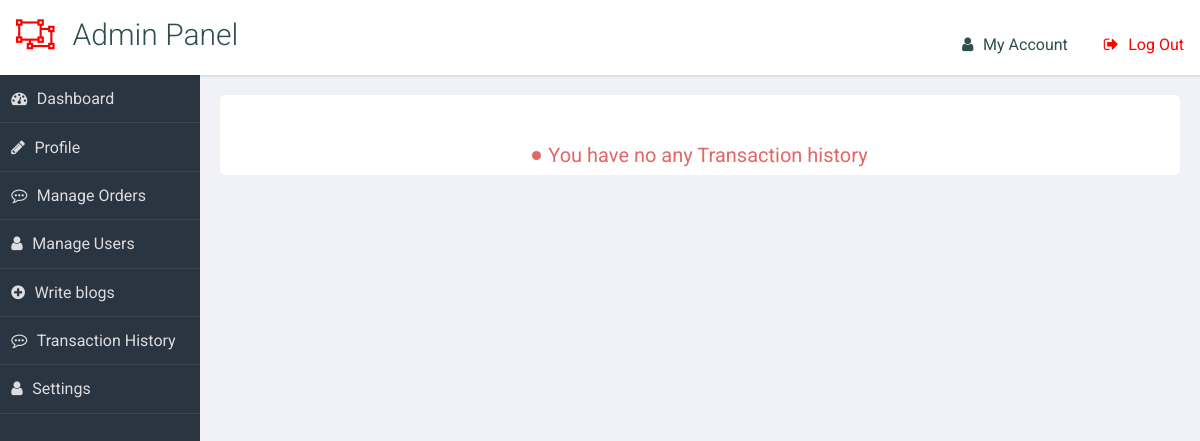
/transaction_history/ (signed in), run on an earlier commit of the app's database.
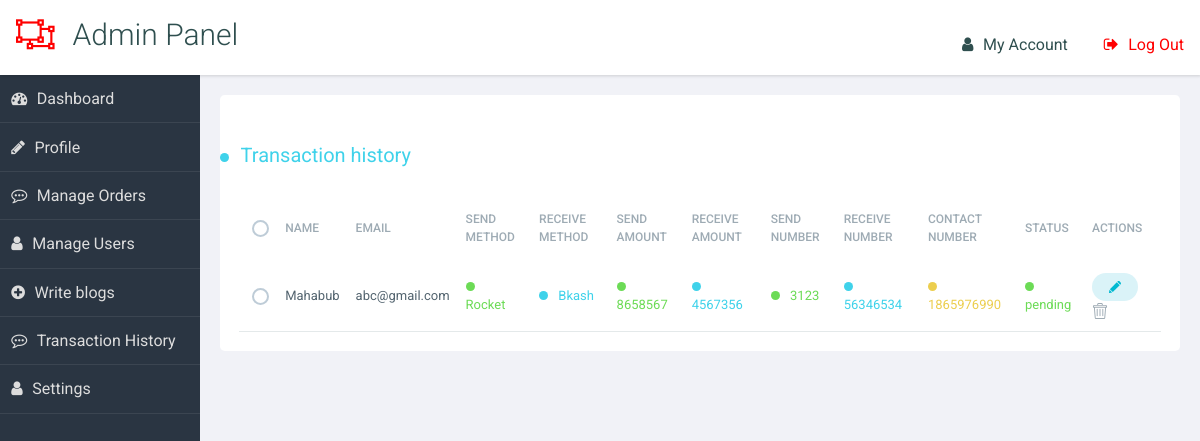
And on a later commit of the database.
### api/models.py (models this page shows)
class Order(models.Model):
    name = models.CharField(max_length=100)
    email = models.EmailField(max_length=200)
    send_method = models.CharField(max_length=100, choices=payment_method)
    receive_method = models.CharField(max_length=100, choices=payment_method)
    send_amount = models.PositiveIntegerField()
    receive_amount = models.PositiveIntegerField()
    send_number = models.BigIntegerField()
    receive_number = models.BigIntegerField()
    contact_number = models.IntegerField()
    def __str__(self) -> str:
        return self.name

### exchange/views.py (the view)
# urls.py: path('transaction_history/', views.Transaction_History,
def Transaction_History(request):
    email = request.user.email
    orders = Order.objects.filter(email=email)
    print(orders)
    return render(request, 'exchange/transactionhistory.html', {'orders': orders})

### exchange/templates/exchange/transactionhistory.html (shortened to what this page needs)
{% extends 'exchange/base.html' %} {% load static %} {% block css %}
<link rel="stylesheet" href="{%static 'css/dashboard.css'%}" />
<link rel="stylesheet" href="{% static 'css/manage.css' %}" />
{% endblock css %}
{% block content %} {% include 'exchange/dashboardnav.html'%}
<main role="main">
  <section class="panel important flex justify-between">
    {% if orders %}
    <div class="container">
      <div class="row row--top-40">
        <div class="col-md-12">
          <h2 class="row__title text-4xl" data-column="Progress">
          <p class=" status--blue status">
            Transaction history
          </p></h2>
        </div>
      </div>
      <div class="row row--top-20">
        <div class="col-md-12">
          <div class="table-container">
            <table class="table">
              <thead class="table__thead">
                <tr>
                  <th class="table__th">
                    <input
                      id="selectAll"
                      type="checkbox"
                      class="table__select-row"
                    />
                  </th>
                  <th class="table__th">Name</th>
                  <th class="table__th">Email</th>
                  <th class="table__th">Send method</th>
                  <th class="table__th">Receive method</th>
                  <th class="table__th">Send amount</th>
                  <th class="table__th">Receive amount</th>
                  <th class="table__th">Send number</th>
                  <th class="table__th">Receive number</th>
                  <th class="table__th">Contact number</th>
                  <th class="table__th">Status</th>
                  <th class="table__th">Actions</th>
                </tr>
              </thead>
              <tbody class="table__tbody">
                {% for bks in orders %}
                <tr class="table-row table-row--chris">
                  <td class="table-row__td">
                    <input id="" type="checkbox" class="table__select-row" />
                  </td>
                  <td data-column="Policy" class="table-row__td">
                    <div class="">
                      <p class="table-row__policy">{{bks.name}}</p>
                    </div>
                  </td>
                  <td data-column="Policy" class="table-row__td">
                    <div class="">
                      <p class="table-row__policy">{{bks.email}}</p>
                    </div>
                  </td>
                  <td data-column="Policy status" class="table-row__td">
                    <p class="table-row__p-status status--green status">
                      {{bks.send_method}}
                    </p>
                  </td>
                  <td data-column="Progress" class="table-row__td">
                    <p class="table-row__progress status--blue status">
                      {{bks.receive_method}}
                    </p>
                  </td>
                  <td data-column="Status" class="table-row__td">
                    <p class="table-row__status status--green status">
                      {{bks.send_amount}}
                    </p>
                  </td>
                  <td data-column="Progress" class="table-row__td">
                    <p class="table-row__progress status--blue status">
                      {{bks.receive_amount}}
                    </p>
                  </td>
                  <td data-column="Policy status" class="table-row__td">
                    <p class="table-row__p-status status--green status">
                      {{bks.send_number}}
                    </p>
                  </td>
                  <td data-column="Progress" class="table-row__td">
                    <p class="table-row__progress status--blue status">
                      {{bks.receive_number}}
                    </p>
                  </td>
                  <td data-column="Policy Status" class="table-row__td">
                    <p class="table-row__p-status status status--yellow">
                      {{bks.contact_number}}
                    </p>
                  </td>
                  <td data-column="Policy status" class="table-row__td">
                    <p class="table-row__p-status status--green status">
                      pending
                    </p>
                  </td>
                  <td class="table-row__td">
                    <a href="">
                    </a>
                    <a href="">
                    </a>
                  </td>
                </tr>
                {% endfor %}
              </tbody>
            </table>
          </div>
        </div>
      </div>
      {% else %}
      <div class="container">
        <div class="row row--top-40">
          <div class="col-md-12 ">
            <h2 class="row__title text-4xl" data-column="Progress">
            <p class=" status--red status flex justify-center items-center">
             You have no any Transaction history
            </p>
          </h2>
        </div>
    </div>
    {% endif %}
  </section>
</main>
{% endblock content %}

### exchange/templates/exchange/base.html (shortened to what this page needs)
{% load tailwind_tags %}
{% load static %}
<!DOCTYPE html>
<html lang="en">
  <head>
    {% tailwind_css %} {% block css %}{% endblock css %}
  </head>
  <body>
    {% block content %}{% endblock content %}
  </body>
</html>

### exchange/templates/exchange/dashboardnav.html (shortened to what this page needs)
{% load static %} {% block css %}
<link rel="stylesheet" href="{%static 'css/dashboard.css'%}" />
{% endblock css %} {% block content %}
<header role="banner">
  {% if user.is_superuser %}
  <h1 class="text-3xl font-bold">Admin Panel</h1>
  {% else %}
  <h1 class="text-3xl font-bold">User Dashboard</h1>
  {% endif %}
  <ul class="utilities">
    <br />
    <li class="users"><a href="{% url 'user_profile' %}">My Account</a></li>
    <li class="logout warn"><a href="{% url 'logout' %}">Log Out</a></li>
  </ul>
</header>
<nav role="navigation">
  {% if user.is_superuser %}
  <ul class="main">
    <li class="dashboard"><a href="{% url 'dashboard' %}">Dashboard</a></li>
    <li class="edit"><a href="{% url 'user_profile' %}">Profile</a></li>
    <li class="comments">
      <a href="{% url 'manage_order' %}">Manage Orders</a>
    </li>
    <li class="users"><a href="{% url 'manage_users' %}">Manage Users</a></li>
    <li class="write"><a href="{% url 'add_blogs' %}">Write blogs</a></li>
    <li class="comments">
      <a href="{% url 'transaction_history' %}">Transaction History</a>
    </li>
    <li class="users"><a href="#">Settings</a></li>
  </ul>
  {% endif %}
</nav>
{% endblock %}

### exchange/static/css/dashboard.css (style rules this page uses)
html { box-sizing: border-box; }
*, *:before, *:after { box-sizing: inherit; }
body { background: #f1f2f7; font-family: "Open Sans", arial, sans-serif; color: darkslategray; }
.warn { color: red; }
header[role="banner"] { background: white; box-shadow: 1px 1px 3px rgba(0, 0, 0, 0.15); }
header[role="banner"] h1 { margin: 0; font-weight: 300; padding: 1rem; }
header[role="banner"] h1:before { content: "\f248"; font-family: FontAwesome; padding-right: 0.6em; color: red; }
header[role="banner"] .utilities { width: 100%; background: slategray; color: #ddd; }
header[role="banner"] .utilities li { border-bottom: solid 1px rgba(255, 255, 255, 0.2); }
header[role="banner"] .utilities li a { padding: 0.7em; display: block; }
.utilities a:before { content: "\f248"; font-family: FontAwesome; padding-right: 0.6em; }
.logout a:before { content: ""; }
.users a:before { content: ""; }
nav[role="navigation"] { background: #2a3542; color: #ddd; }
nav[role="navigation"] li { border-bottom: 1px solid rgba(255, 255, 255, 0.08); }
nav[role="navigation"] li a { color: #ddd; text-decoration: none; display: block; padding: 0.7em; }
nav[role="navigation"] li a:before { content: "\f248"; font-family: FontAwesome; padding-right: 0.6em; }
nav[role="navigation"] .dashboard a:before { content: ""; }
nav[role="navigation"] .write a:before { content: ""; }
nav[role="navigation"] .edit a:before { content: ""; }
nav[role="navigation"] .comments a:before { content: ""; }
nav[role="navigation"] .users a:before { content: ""; }
.panel { background-color: white; color: darkslategray; -webkit-border-radius: 0.3rem; -moz-border-radius: 0.3rem; -ms-border-radius: 0.3rem; border-radius: 0.3rem; margin: 1%; }
a { text-decoration: none; color: inherit; }
h2, h3, h4 { font-weight: 300; margin: 0; }
h2 { color: #ff1a1a; }
ul, li { list-style-type: none; margin: 0; padding: 0; }
table { border-collapse: collapse; width: 96%; margin: 2%; }
th { text-align: left; font-weight: 400; font-size: 13px; text-transform: uppercase; border-bottom: 1px solid rgba(0, 0, 0, 0.1); padding: 0 10px; padding-bottom: 14px; }
td { line-height: 40px; font-weight: 300; padding: 0 10px; }
@media screen and (min-width: 600px) { html, body { height: 100%; } }
@media screen and (min-width: 600px) { header[role="banner"] { position: fixed; top: 0; left: 0; width: 100%; z-index: 99; height: 75px; } }
@media screen and (min-width: 600px) { header[role="banner"] .utilities { position: absolute; top: 0; right: 0; background: transparent; color: darkslategray; width: auto; } }
@media screen and (min-width: 600px) { header[role="banner"] .utilities li { display: inline-block; } }
@media screen and (min-width: 600px) { header[role="banner"] .utilities li a { padding: 0.5em 1em; } }
@media screen and (min-width: 600px) { nav[role="navigation"] { position: fixed; width: 200px; top: 75px; bottom: 0px; left: 0px; } }
@media screen and (min-width: 600px) { main[role="main"] { margin: 75px 0 40px 200px; } }
@media screen and (min-width: 600px) { main[role="main"]:after { content: ""; display: table; clear: both; } }
@media screen and (min-width: 600px) { .panel { margin: 2% 0 0 2%; float: left; width: 96%; } }
@media screen and (min-width: 600px) { .panel:after { content: ""; display: table; clear: both; } }
@media screen and (min-width: 900px) { .panel { width: 47%; clear: none; } }
@media screen and (min-width: 900px) { .panel.important { width: 96%; } }

What changed in the data, as far as the page shows it:
added Order: name "Mahabub", email "abc@gmail.com", send_method "Rocket", receive_method "Bkash", send_amount "8658567", receive_amount "4567356", send_number "3123", receive_number "56346534", contact_number "1865976990"
Also different on the page:
form field value: (not shown) → "☐"
text no longer shown: "You have no any Transaction history"
text now shown: "Transaction history NAME EMAIL SEND METHOD RECEIVE METHOD SEND AMOUNT RECEIVE AMOUNT SEND NUMBER RECEIVE NUMBER CONTACT NUMBER STATUS ACTIONS"
